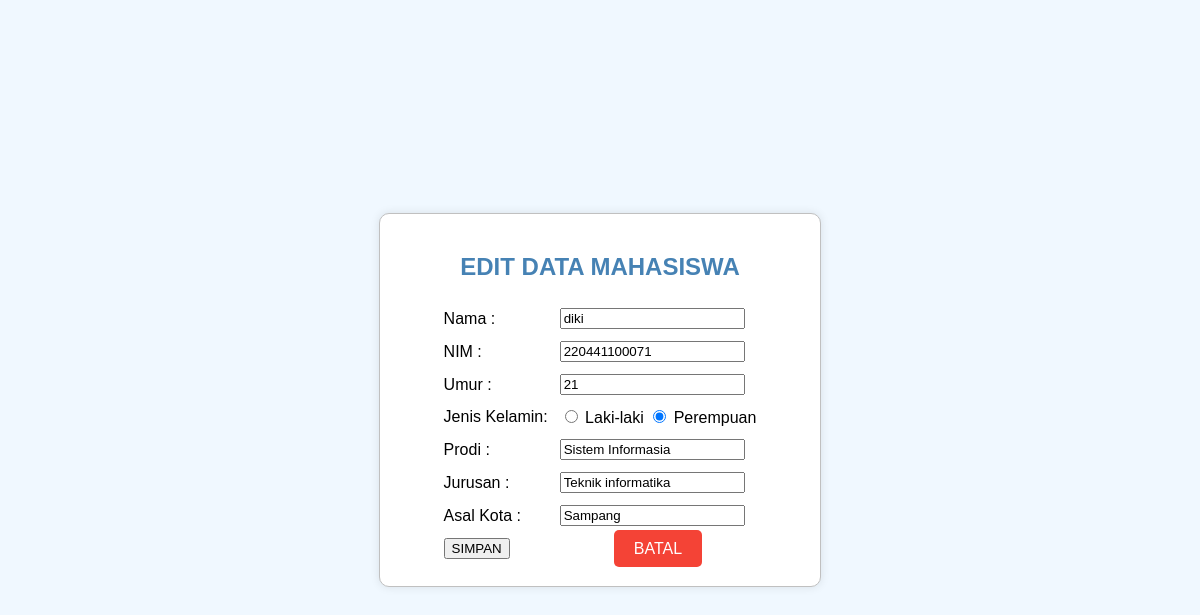
Page /edit.php?id=2 on the committed database.
### tables this page shows
CREATE TABLE `data_mahasiswa` (
  `id` int(11) NOT NULL,
  `nama` varchar(50) NOT NULL,
  `nim` varchar(255) NOT NULL,
  `umur` int(5) NOT NULL,
  `jenis_kelamin` varchar(10) NOT NULL,
  `prodi` varchar(20) NOT NULL,
  `jurusan` varchar(20) NOT NULL,
  `asal_kota` varchar(20) NOT NULL
);

### edit.php (the view, shortened to what this page needs)
<?php
include 'config/koneksi.php';
?>
<!DOCTYPE html>
<html>
<head>
    <link rel="stylesheet" href="edit.css">
</head>
<body>
<div class="container">
    <h2>EDIT DATA MAHASISWA</h2>
    <?php
    $id = $_GET['id'];
    $data = mysqli_query($koneksi, "SELECT * FROM data_mahasiswa WHERE id='$id'");
    while($d = mysqli_fetch_array($data)){
    ?>
    <div class="container-form">
        <form method="post" action="edit.php">
            <table>
            <tr>
                <td>Nama :</td>
                <td>
                    <input type="text" name="Nama" value="<?php echo $d['nama']; ?>">
                </td>
            </tr>
            <tr>
                <td>NIM : </td>
                <td><input type="text" name="NIM" value="<?php echo $d['nim']; ?>"></td>
            </tr>
            <tr>
                <td>Umur : </td>
                <td><input type="text" name="Umur" value="<?php echo $d['umur']; ?>"></td>
            </tr>
            <tr>
                <td>Jenis Kelamin:</td>
                <td>
                    <input type="radio" name="Jenis_Kelamin" value="Laki-laki" <?php if ($d['jenis_kelamin'] == 'Laki-laki') echo 'checked'; ?>> Laki-laki
                    <input type="radio" name="Jenis_Kelamin" value="Perempuan" <?php if ($d['jenis_kelamin'] == 'Perempuan') echo 'checked'; ?>> Perempuan
                </td>
            </tr>
            <tr>
                <td>Prodi :</td>
                <td><input type="text" name="Prodi" value="<?php echo $d['prodi']; ?>"></td>
            </tr>
            <tr>
                <td>Jurusan :</td>
                <td><input type="text" name="Jurusan" value="<?php echo $d['jurusan']; ?>"></td>
            </tr>
            <tr>
                <td>Asal Kota :</td>
                <td><input type="text" name="Asal_Kota" value="<?php echo $d['asal_kota']; ?>"></td>
            </tr>
            <tr>
                <td><input type="submit" name="update" value="SIMPAN"></td>
                <td colspan="2" align="center"><a href="dashboard.php" type="cancel" class="cancel-btn">BATAL</a></td>
            </tr>
            </table>
        </form>
    </div>
</div>
    <?php
    }
    ?>
</body>
</html>

### edit.css (style rules this page uses)
body { background-color: #f0f8ff; display: flex; justify-content: center; align-items: center; height: 100vh; margin: 0; font-family: Arial, sans-serif; }
.container { background-color: #ffffff; border: 1px solid #c0c0c0; border-radius: 10px; box-shadow: 0 0 10px rgba(0, 0, 0, 0.1); padding: 20px; width: 400px; }
.container h2 { color: #4682b4; text-align: center; }
.container-form { margin-top: 20px; }
.container-form table { margin: auto; }
.container-form table td { padding: 5px; }
.cancel-btn { background-color: #f44336; border: none; border-radius: 5px; color: white; padding: 10px 20px; text-decoration: none; cursor: pointer; transition: background-color 0.3s; }

### rows in the picture
data_mahasiswa: Nama "diki", NIM "220441100071", Umur "21", jenis_kelamin "☑", Prodi "Sistem Informasia", Jurusan "Teknik informatika", Asal_Kota "Sampang"
